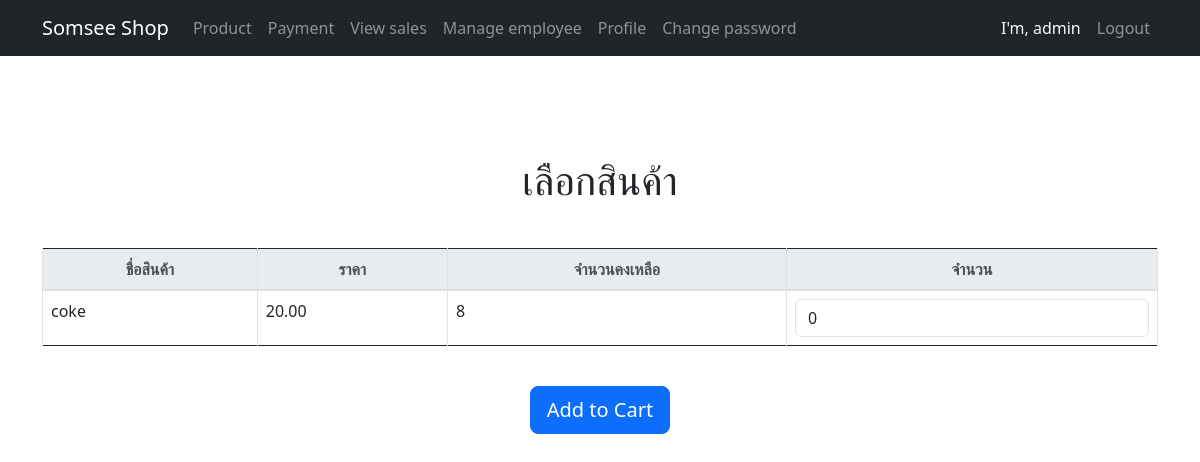
The app's page /payment/ (signed in) with its own data.
### product/models.py (models this page shows, shortened)
class Product(models.Model):
    name = models.CharField(max_length=255)
    price_at_sale = models.DecimalField(max_digits=10, decimal_places=2)
    unit = models.CharField(max_length=50)
    description = models.TextField()
    stock_quantity = models.IntegerField(default=0)
    categories = models.ManyToManyField("category.Category")  # Many-to-Many "app_label.ModelName"

### payment/views.py (the view)
# urls.py: path('payment/', views.PaymentView.as_view(), name='payment'),
class PaymentView(LoginRequiredMixin, PermissionRequiredMixin, View):
    login_url = "/login/"
    permission_required = ["payment.view_sale", "payment.view_saleitem"]
    def get(self, request):
        products_with_stock = []
        products_expired_only = []
        products = Product.objects.all().prefetch_related('lots') # lot จาก related_name
        if 'cart' not in request.session:  # เช็คค่าใน session data ว่ามี key 'cart' ไหม
            request.session['cart'] = {}
        for product in products:
            valid_lots = product.lots.filter(expiry_date__gte=timezone.now())
            expired_lots = product.lots.filter(expiry_date__lt=timezone.now())
            total_quantity = sum(lot.quantity for lot in valid_lots)
            if total_quantity > 0:
                product.total_quantity = total_quantity
                product.cart_quantity = request.session['cart'].get(str(product.id), {}).get('quantity', 0)
                products_with_stock.append(product)
            elif expired_lots.exists() and not valid_lots.exists():
                product.total_quantity = 0
                product.expired_quantity = sum(lot.quantity for lot in expired_lots) # เอาไวแสดงจำนวนที่หมดอายุ ทำไปทำไมนะ
                products_expired_only.append(product)
        context = {
            'products': products_with_stock,
            'products_expired_only': products_expired_only,
            'cart': request.session['cart'],
        }
        return render(request, 'payment.html', context)

### payment/templates/payment.html (shortened to what this page needs)
{% extends 'layout.html' %}
{% block content %}
<div class="container my-5">
    <h1 class="text-center mb-4">เลือกสินค้า</h1>
    <form method="post" action="{% url 'cart' %}">
        <div class="table-responsive">
            <table class="table table-bordered table-hover text-center">
                <thead class="thead-light">
                    <tr>
                        <th>ชื่อสินค้า</th>
                        <th>ราคา</th>
                        <th>จำนวนคงเหลือ</th>
                        <th>จำนวน</th>
                    </tr>
                </thead>
                <tbody>
                    {% for product in products %}
                        <tr>
                            <td>{{ product.name }}</td>
                            <td>{{ product.price_at_sale }}</td>
                            <td>{{ product.total_quantity }}</td>
                            <td>
                                <input type="number" class="form-control" name="quantity_{{ product.id }}"
                                       value="{{ product.cart_quantity }}"
                                       min="0" max="{{ product.total_quantity }}">
                            </td>
                        </tr>
                    {% endfor %}
                </tbody>
            </table>
        </div>
        <div class="text-center">
            <button type="submit" class="btn btn-primary btn-lg mt-4">Add to Cart</button>
        </div>
    </form>
</div>
{% endblock %}

### product/templates/nav.html (shortened to what this page needs)
<!DOCTYPE html>
<html lang="en">
<head>
    <link rel="stylesheet" href="https://cdn.jsdelivr.net/npm/bootstrap@5.3.0/dist/css/bootstrap.min.css">
</head>
<body>
<nav class="navbar navbar-expand-lg navbar-dark bg-dark">
    <div class="container">
        <span class="navbar-brand" >Somsee Shop </span>
        <div class="collapse navbar-collapse" id="navbarNav">
            <ul class="navbar-nav">
                {% if user.is_authenticated %}
                    <li class="nav-item">
                        <a class="nav-link" href="{% url 'product' %}">Product</a>
                    </li>
                    {% if perms.payment.view_sale and perms.payment.view_sale  %}
                    <li class="nav-item">
                        <a class="nav-link" href="{% url 'payment' %}">Payment</a>
                    </li>
                    {% endif %}
                    {% if perms.payment.view_sale and perms.payment.view_sale  %}
                    <li class="nav-item">
                        <a class="nav-link" href="{% url 'view_sales' %}">View sales</a>
                    </li>
                    {% endif %}
                    {% if perms.auth.view_group  %}
                    <li class="nav-item">
                        <a class="nav-link" href="{% url 'viewemp' %}">Manage employee</a>
                    </li>
                    {% endif %}
                    <li class="nav-item">
                        <a class="nav-link" href="{% url 'profile' %}">Profile</a>
                    </li>
                    <li class="nav-item">
                        <a class="nav-link" href="{% url 'change_password' %}">Change password</a>
                    </li>
                    </ul>
                    <ul class="navbar-nav ms-auto">
                    <li class="nav-item">
                        <span class="navbar-text text-light me-2">I'm, {{ user.username }}</span>
                    </li>
                    <li class="nav-item">
                        <a class="nav-link btn btn-outline-light" href="{% url 'logout' %}">Logout</a>
                    </li>
                {% endif %}
            </ul>
        </div>
    </div>
</nav>
</body>
</html>

### static/style.css (style rules this page uses)
* { margin: 0; padding: 0; box-sizing: border-box; }
button, .btn { padding: 10px 15px; background-color: #466bff; color: white; border: none; cursor: pointer; font-size: 13px; text-decoration: none; }
input, select, textarea { padding: 10px; border: 1px solid #ddd; }
.form, input, select { margin-top: 20px; width: 250px; }
.form, button { margin-top: 10px; }
table { width: 100%; border-collapse: collapse; margin-top: 20px; }
table, th, td { border: 1px solid black; }
th, td { padding: 8px; text-align: left; }
th { background-color: #f2f2f2; }

### records on screen
Product: name "coke", price_at_sale "20.00", total_quantity "8", quantity_2 "0"

### other values on screen
{{ user.username }} "admin"
